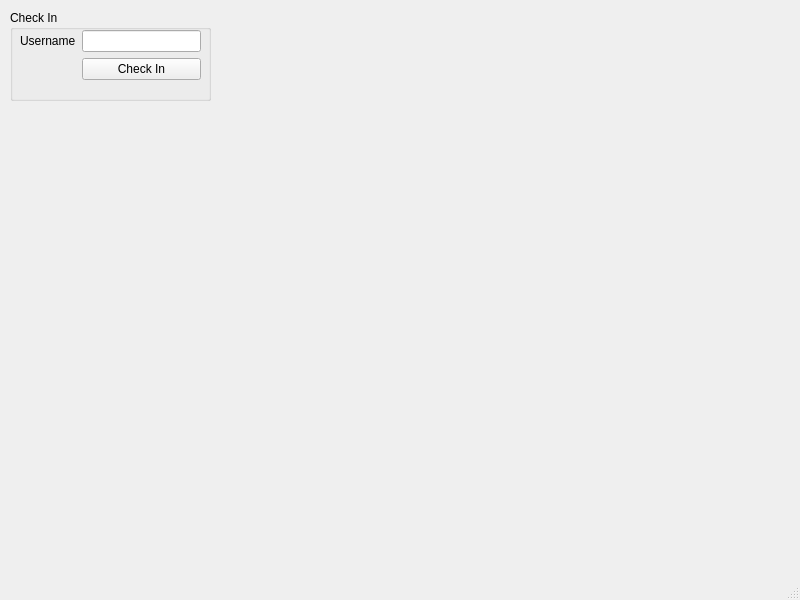
<?xml version="1.0" encoding="UTF-8"?>
<ui version="4.0">
 <class>MainWindow</class>
 <widget class="QMainWindow" name="MainWindow">
  <property name="geometry">
   <rect>
    <x>0</x>
    <y>0</y>
    <width>800</width>
    <height>600</height>
   </rect>
  </property>
  <property name="windowTitle">
   <string>MainWindow</string>
  </property>
  <widget class="QWidget" name="centralwidget">
   <widget class="QGroupBox" name="groupBox">
    <property name="geometry">
     <rect>
      <x>10</x>
      <y>10</y>
      <width>201</width>
      <height>91</height>
     </rect>
    </property>
    <property name="title">
     <string>Check In</string>
    </property>
    <widget class="QWidget" name="formLayoutWidget">
     <property name="geometry">
      <rect>
       <x>10</x>
       <y>20</y>
       <width>181</width>
       <height>61</height>
      </rect>
     </property>
     <layout class="QFormLayout" name="formLayout">
      <item row="0" column="0">
       <widget class="QLabel" name="usernameLabel">
        <property name="text">
         <string>Username</string>
        </property>
       </widget>
      </item>
      <item row="0" column="1">
       <widget class="QLineEdit" name="idLineEdit"/>
      </item>
      <item row="1" column="1">
       <widget class="QPushButton" name="checkInPushButton">
        <property name="text">
         <string>Check In</string>
        </property>
       </widget>
      </item>
     </layout>
    </widget>
   </widget>
  </widget>
  <widget class="QMenuBar" name="menubar">
   <property name="geometry">
    <rect>
     <x>0</x>
     <y>0</y>
     <width>800</width>
     <height>21</height>
    </rect>
   </property>
  </widget>
  <widget class="QStatusBar" name="statusbar"/>
 </widget>
 <resources/>
 <connections/>
</ui>
